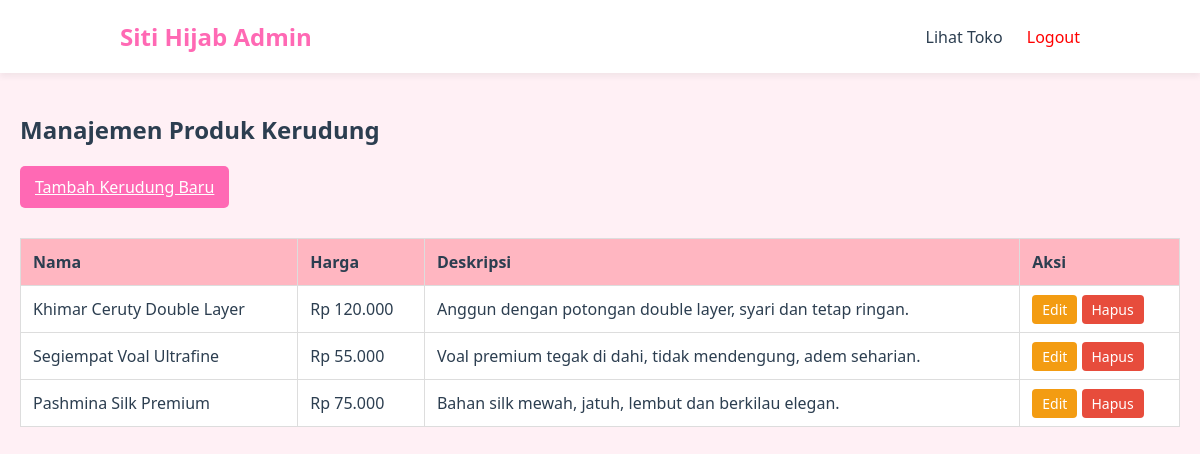
Screenshot of /dynamic-app/dashboard.php (signed in) with the database file from the repository.
### tables this page shows
CREATE TABLE IF NOT EXISTS `products` (
  `id` int(11) NOT NULL AUTO_INCREMENT,
  `nama` varchar(100) NOT NULL,
  `harga` int(11) NOT NULL,
  `deskripsi` text,
  `gambar` varchar(255) DEFAULT 'default.jpg',
  PRIMARY KEY (`id`)
);

### dynamic-app/src/helpers.php (called while the page is built)
<?php
function formatRupiah($angka) {
    return "Rp " . number_format($angka, 0, ',', '.');
}
?>

### dynamic-app/dashboard.php (the view, shortened to what this page needs)
<?php
require_once 'src/db.php';
require_once 'src/helpers.php';
$products = $pdo->query("SELECT * FROM products ORDER BY id DESC")->fetchAll();
?>
<!DOCTYPE html>
<html lang="id">
<head>
    <link rel="stylesheet" href="style.css">
</head>
<body>
<header>
    <div class="logo">Siti Hijab Admin</div>
    <nav>
        <a href="index.php" target="_blank">Lihat Toko</a>
        <a href="logout.php" style="color: red;">Logout</a>
    </nav>
</header>
<div class="container">
    <h2>Manajemen Produk Kerudung</h2>
    <a href="create.php" class="btn-add">Tambah Kerudung Baru</a>
    <table>
        <tr>
            <th>Nama</th>
            <th>Harga</th>
            <th>Deskripsi</th>
            <th>Aksi</th>
        </tr>
        <?php foreach ($products as $p): ?>
        <tr>
            <td><?= htmlspecialchars($p['nama']) ?></td>
            <td><?= formatRupiah($p['harga']) ?></td>
            <td><?= htmlspecialchars($p['deskripsi']) ?></td>
            <td>
                <a href="edit.php?id=<?= $p['id'] ?>" class="btn btn-edit">Edit</a>
                <a href="dashboard.php?delete=<?= $p['id'] ?>" class="btn btn-del" onclick="return confirm('Hapus produk ini?')">Hapus</a>
            </td>
        </tr>
        <?php endforeach; ?>
    </table>
</div>
</body>
</html>

### dynamic-app/style.css (style rules this page uses)
:root { --pink-soft: #fff0f5; --pink-accent: #ffb6c1; --pink-dark: #ff69b4; --white: #ffffff; --text-dark: #2c3e50; --gray-light: #f8f9fa; }
body { font-family: 'Segoe UI', Tahoma, Geneva, Verdana, sans-serif; margin: 0; padding: 0; background-color: var(--pink-soft); color: var(--text-dark); }
header { background-color: var(--white); padding: 20px 10%; display: flex; justify-content: space-between; align-items: center; box-shadow: 0 4px 6px rgba(0,0,0,0.05); }
header .logo { font-size: 24px; font-weight: bold; color: var(--pink-dark); }
nav a { text-decoration: none; color: var(--text-dark); margin-left: 20px; font-weight: 500; }
.container { max-width: 1200px; margin: 40px auto; padding: 0 20px; }

### dynamic-app/dashboard.php (style rules this page uses)
table { width: 100%; border-collapse: collapse; background: #fff; margin-top: 20px; }
table, th, td { border: 1px solid #ddd; padding: 12px; text-align: left; }
th { background-color: #ffb6c1; }
.btn { padding: 5px 10px; text-decoration: none; border-radius: 4px; font-size: 14px; }
.btn-add { background: #ff69b4; color: white; padding: 10px 15px; display: inline-block; margin-bottom: 10px; border-radius: 5px; }
.btn-edit { background: #f39c12; color: white; }
.btn-del { background: #e74c3c; color: white; }

### rows the page displays
products: nama "Khimar Ceruty Double Layer", harga "Rp 120.000", deskripsi "Anggun dengan potongan double layer, syari dan tetap ringan."
products: nama "Segiempat Voal Ultrafine", harga "Rp 55.000", deskripsi "Voal premium tegak di dahi, tidak mendengung, adem seharian."
products: nama "Pashmina Silk Premium", harga "Rp 75.000", deskripsi "Bahan silk mewah, jatuh, lembut dan berkilau elegan."
